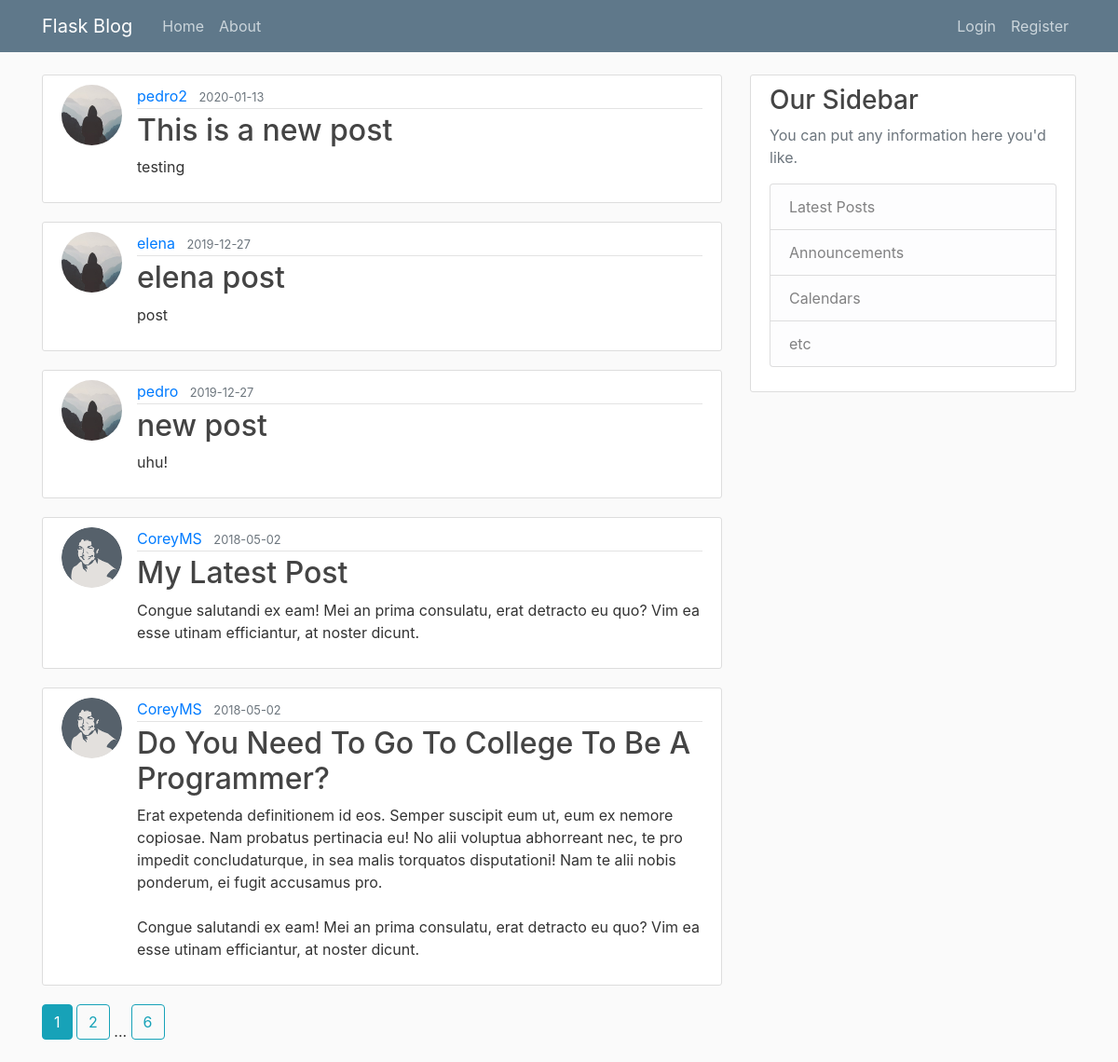
The page /home on the database its author committed.
### flaskblog/models.py (models this page shows, shortened)
class Post(db.Model):
    id = db.Column(db.Integer, primary_key=True)
    title = db.Column(db.String(100), nullable=False)
    date_posted = db.Column(db.DateTime, nullable=False, default=datetime.utcnow)
    content = db.Column(db.Text, nullable=False)
    user_id = db.Column(db.Integer, db.ForeignKey('user.id'), nullable=False)

class User(db.Model, UserMixin):
    id = db.Column(db.Integer, primary_key=True)
    username = db.Column(db.String(20), unique=True, nullable=False)
    email = db.Column(db.String(120), unique=True, nullable=False)
    image_file = db.Column(db.String(20), nullable=False, default='default.jpg')
    password = db.Column(db.String(60), nullable=False)
    posts = db.relationship('Post', backref='author', lazy=True)

### flaskblog/main/routes.py (the view)
@main.route("/")
@main.route("/home")
def home():
    page = request.args.get('page', 1, type=int)
    posts = Post.query.order_by(Post.date_posted.desc()).paginate(page=page, per_page=5)
    return render_template('home.html', posts=posts)

### flaskblog/templates/home.html
{% extends "layout.html" %}
{% block content %}
    {% for post in posts.items %}
        <article class="media content-section">
          <img class="rounded-circle article-img" src="{{ url_for('static', filename='profile_pics/' + post.author.image_file) }}">
          <div class="media-body">
            <div class="article-metadata">
              <a class="mr-2" href="{{ url_for('users.user_posts', username=post.author.username) }}">{{ post.author.username }}</a>
              <small class="text-muted">{{ post.date_posted.strftime('%Y-%m-%d') }}</small>
            </div>
            <h2><a class="article-title" href="{{ url_for('posts.post', post_id=post.id) }}">{{ post.title }}</a></h2>
            <p class="article-content">{{ post.content }}</p>
          </div>
        </article>
    {% endfor %}
    {% for page_num in posts.iter_pages(left_edge=1, right_edge=1, left_current=1, right_current=2) %}
      {% if page_num %}
        {% if posts.page == page_num %}
          <a class="btn btn-info mb-4" href="{{ url_for('main.home', page=page_num) }}">{{ page_num }}</a>
        {% else %}
          <a class="btn btn-outline-info mb-4" href="{{ url_for('main.home', page=page_num) }}">{{ page_num }}</a>
        {% endif %}
      {% else %}
        ...
      {% endif %}
    {% endfor %}
{% endblock content %}

### flaskblog/templates/layout.html (shortened to what this page needs)
<!DOCTYPE html>
<html>
<head>
    <link rel="stylesheet" href="https://maxcdn.bootstrapcdn.com/bootstrap/4.0.0/css/bootstrap.min.css">
    <link rel="stylesheet" type="text/css" href="{{ url_for('static', filename='main.css') }}">
</head>
<body>
    <header class="site-header">
      <nav class="navbar navbar-expand-md navbar-dark bg-steel fixed-top">
        <div class="container">
          <a class="navbar-brand mr-4" href="/">Flask Blog</a>
          <div class="collapse navbar-collapse" id="navbarToggle">
            <div class="navbar-nav mr-auto">
              <a class="nav-item nav-link" href="{{ url_for('main.home') }}">Home</a>
              <a class="nav-item nav-link" href="{{ url_for('main.about') }}">About</a>
            </div>
            <div class="navbar-nav">
              {% if current_user.is_authenticated %}
                <a class="nav-item nav-link" href="{{ url_for('posts.new_post') }}">New Post</a>
                <a class="nav-item nav-link" href="{{ url_for('users.account') }}">Account</a>
                <a class="nav-item nav-link" href="{{ url_for('users.logout') }}">Logout</a>
              {% else %}
                <a class="nav-item nav-link" href="{{ url_for('users.login') }}">Login</a>
                <a class="nav-item nav-link" href="{{ url_for('users.register') }}">Register</a>
              {% endif %}
            </div>
          </div>
        </div>
      </nav>
    </header>
    <main role="main" class="container">
      <div class="row">
        <div class="col-md-8">
          {% block content %}{% endblock %}
        </div>
        <div class="col-md-4">
          <div class="content-section">
            <h3>Our Sidebar</h3>
            <p class='text-muted'>You can put any information here you'd like.
              <ul class="list-group">
                <li class="list-group-item list-group-item-light">Latest Posts</li>
                <li class="list-group-item list-group-item-light">Announcements</li>
                <li class="list-group-item list-group-item-light">Calendars</li>
                <li class="list-group-item list-group-item-light">etc</li>
              </ul>
            </p>
          </div>
        </div>
      </div>
    </main>
</body>
</html>

### flaskblog/static/main.css (style rules this page uses)
body { background: #fafafa; color: #333333; margin-top: 5rem; }
h1, h2, h3, h4, h5, h6 { color: #444444; }
.bg-steel { background-color: #5f788a; }
.site-header .navbar-nav .nav-link { color: #cbd5db; }
.content-section { background: #ffffff; padding: 10px 20px; border: 1px solid #dddddd; border-radius: 3px; margin-bottom: 20px; }
.article-title { color: #444444; }
.article-content { white-space: pre-line; }
.article-img { height: 65px; width: 65px; margin-right: 16px; }
.article-metadata { padding-bottom: 1px; margin-bottom: 4px; border-bottom: 1px solid #e3e3e3 }

### rows shown on the page
Post: image_file (placeholder picture), author.username "pedro2", date_posted "2020-01-13", title "This is a new post", content "testing"
Post: image_file (placeholder picture), author.username "elena", date_posted "2019-12-27", title "elena post", content "post"
Post: image_file (placeholder picture), author.username "pedro", date_posted "2019-12-27", title "new post", content "uhu!"
Post: image_file (picture), author.username "CoreyMS", date_posted "2018-05-02", title "My Latest Post", content "Congue salutandi ex eam! Mei an prima consulatu, erat detracto eu quo? Vim ea esse utinam efficiantur, at noster dicunt."
Post: image_file (picture), author.username "CoreyMS", date_posted "2018-05-02", title "Do You Need To Go To College To Be A Programmer?", content "Erat expetenda definitionem id eos. Semper suscipit eum ut, eum ex nemore copiosae. Nam probatus pertinacia eu! No alii voluptua abhorreant nec, te pro impedit concludaturque, in sea malis torquatos disputationi! Nam te alii nobis ponderum, ei fugit accusamus pro. Congue salutandi ex eam! Mei an prima consulatu, erat detracto eu quo? Vim ea esse utinam efficiantur, at noster dicunt."

### other values the page prints
{{ page_num }} "1"
{{ page_num }} "2" "6"
